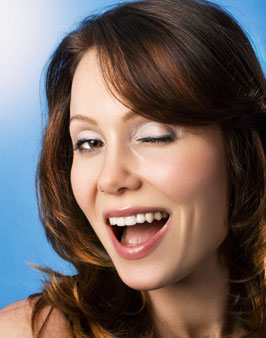
#> input picture Project2_CascadeClassifers/test-images/0407-flirting-move-wink_li.jpg, 266 x 338 px; its folder holds only this picture in this run
$ python detectwink.py test-images
#> lines starting #> are read from the running program, lines starting #| are printed output that depends on the picture
import numpy as np
import cv2
from os import listdir
from os.path import isfile, join
import sys

FONT = cv2.FONT_HERSHEY_SIMPLEX
FONT_SCALE = 1
FONT_COLOR = (255, 255, 255)
LINE_TYPE = 2

FACE_SCALE = 1.05
FACE_MIN_NB = 4
FACE_FLAGS = 0|cv2.CASCADE_SCALE_IMAGE
FACE_MINSIZE = (40, 40)

# Black face for eyes
EYE_SCALE = 1.15
EYE_MIN_NB = 4
EYE_FLAGS = 0 | cv2.CASCADE_SCALE_IMAGE
EYE_MINSIZE = (10, 10)
EYE_MAXSIZE = (150, 150)

EYE_SCALE2 = 1.02
EYE_MIN_NB2 = 1
EYE_FLAGS2 = 0 | cv2.CASCADE_SCALE_IMAGE
EYE_MINSIZE2 = (10, 10)
EYE_MAXSIZE2 = (150, 150)

SMALL = 0
LARGE = 1

def preprocessing_faces(img):

    img = cv2.cvtColor(img, cv2.COLOR_BGR2GRAY)
    clahe = cv2.createCLAHE(clipLimit=3.2, tileGridSize=(3,3))
    img = clahe.apply(img)

    # [6 lines of commented-out code are left out]

    return img

def preprocessing_eyes(img):

    img = cv2.cvtColor(img, cv2.COLOR_BGR2GRAY)
    # clahe = cv2.createCLAHE(clipLimit=3.0, tileGridSize=(5,5))
    clahe = cv2.createCLAHE(clipLimit=0.2, tileGridSize=(7,7))
    img = clahe.apply(img)
    return img

def preprocessing_eyes2(img):

    img = cv2.cvtColor(img, cv2.COLOR_BGR2GRAY)
    clahe = cv2.createCLAHE(clipLimit=1.7, tileGridSize=(6,6))
    img = clahe.apply(img)
    return img

def isOverlapping(x1, y1, w1, h1, x2, y2, w2, h2):
    # Rectangle 1
    topleft_x1 = x1
    topleft_y1 = y1
    bottomright_x1 = x1 + w1
    bottomright_y1 = y1 + h1

    # Rectangle 2
    topleft_x2 = x2
    topleft_y2 = y2
    bottomright_x2 = x2 + w2
    bottomright_y2 = y2 + h2

    # First check if rectangles are adjacent but not overlapping
    if topleft_x1 > bottomright_x2 or bottomright_x1 < topleft_x2:
        return False
    # Then check if rectangles are above/below but not overlapping
    elif bottomright_y1 < topleft_y2 or topleft_y1 > bottomright_y2:
        return False
    else:
        return True

def removeDups(boxes, keep=SMALL):

    unique = []
    while len(boxes) > 0:
        box = boxes.pop(0)

        overlapping = False
        for i in range(len(unique)):
            if isOverlapping(box[0],  # x1
                             box[1],  # y1
                             box[2],  # width1
                             box[3],  # height1
                             unique[i][0],  # x2
                             unique[i][1],  # y2
                             unique[i][2],  # width2
                             unique[i][3]): # height2
                    overlapping = True

                    if keep == SMALL:
                        if box[2]*box[3] < unique[i][2]*unique[i][3]:

                            unique[i] = box
                    else:

                        if box[2]*box[3] > unique[i][2]*unique[i][3]:
                            unique[i] = box
                    break
        # If it is overlapping, drop the box
        # Otherwise, add it to the unique boxes
        if not overlapping:
            unique.append(box)
    return unique

# Detect Eyes
def detect_eyes(frame, location, ROI, cascade):

    x = location[0]
    y = location[1]
    w = location[2]
    h = location[3]

    ROI1 = preprocessing_eyes(ROI)

    # Detect Multi-scale for EYES
    eyes = cascade.detectMultiScale(
        ROI1,
        EYE_SCALE,
        EYE_MIN_NB,
        EYE_FLAGS,
        EYE_MINSIZE,
        EYE_MAXSIZE)

    if len(eyes) > 0:
        eyes = removeDups(eyes.tolist(), keep=SMALL)
    else:
        eyes = []

    midx = x + int(round(w*0.5))
    midy = y + int(round(h*0.4))
    cv2.putText(frame, ".", (midx, midy), FONT, FONT_SCALE, FONT_COLOR, LINE_TYPE)

    count = 0
    for e in eyes:
        e[0] += location[0]
        e[1] += location[1]
        x, y, w, h = e[0], e[1], e[2], e[3]

        if y < midy:
            print("y: ", y)
            cv2.rectangle(frame, (x,y), (x+w,y+h), (0, 0, 255), 2)
            count += 1


    if count > 0:
        return count == 1    # number of eyes is one

    ROI2 = preprocessing_eyes2(ROI)
    # Detect Multi-scale for EYES
    eyes = cascade.detectMultiScale(
        ROI2,
        EYE_SCALE2,
        EYE_MIN_NB2,
        EYE_FLAGS2,
        EYE_MINSIZE2,
        EYE_MAXSIZE2)

    if len(eyes) > 0:
        eyes = removeDups(eyes.tolist(), keep=SMALL)
    else:
        eyes = []

    cv2.putText(frame, ".", (midx, midy), FONT, FONT_SCALE, FONT_COLOR, LINE_TYPE)

    count = 0
    for e in eyes:
        e[0] += location[0]
        e[1] += location[1]
        x, y, w, h = e[0], e[1], e[2], e[3]

        if y < midy:
            print("y: ", y)
            cv2.rectangle(frame, (x, y), (x + w, y + h), (0, 0, 255), 2)
            count += 1

    return count == 1

# Detect Faces
def detect_faces(frame, faceCascade, eyesCascade):
    gray_frame = preprocessing_faces(frame)

    faces = faceCascade.detectMultiScale(
        gray_frame,
        FACE_SCALE,
        FACE_MIN_NB,
        FACE_FLAGS,
        FACE_MINSIZE)

    detected = 0
    if len(faces) > 0:
        faces = removeDups(faces.tolist(), keep=LARGE)
    else:
        faces = []

    # For each of the detected faces, process the region of interest
    for f in faces:
        x, y, w, h = f[0], f[1], f[2], f[3]
        # Define the region of interest
        faceROI = frame[y:y+h, x:x+w]

        if isWinking(frame, x, y, w, h, faceROI, eyesCascade):
             detected = detected + 1

    return detected, len(faces)

# Check if the region of interest is a wink or simply a face
def isWinking(frame, x, y, w, h, faceROI, eyesCascade):

    if detect_eyes(frame, (x, y, w, h), faceROI, eyesCascade):
        cv2.rectangle(frame, (x, y), (x + w, y + h), (0, 255, 0), 2)
        return True
    else:
        cv2.rectangle(frame, (x, y), (x + w, y + h), (255, 255, 255), 2)
        return False

def run_on_folder(cascade1, cascade2, folder):
#> called with folder = 'test-images'
    if(folder[-1] != "/"):
        folder = folder + "/"
    files = [join(folder,f) for f in listdir(folder) if isfile(join(folder,f))]

    windowName = None
    winks = 0
    faces = 0
    for f in files:
        img = cv2.imread(f)
#> img is the input picture: shape (338, 266, 3); mean B, G, R 95, 99.1, 113.5
        if type(img) is np.ndarray:
            ctwink, ctface = detect_faces(img, cascade1, cascade2)
#> in preprocessing_faces, `img = cv2.cvtColor(img, cv2.COLOR_BGR2GRAY)`:
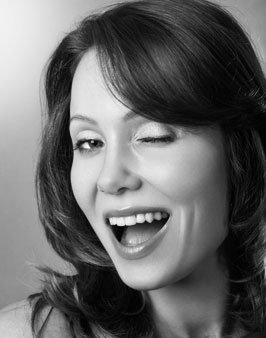
#> img: shape (338, 266); min 0, max 251, mean 102.9
#> in preprocessing_faces, `img = clahe.apply(img)`:
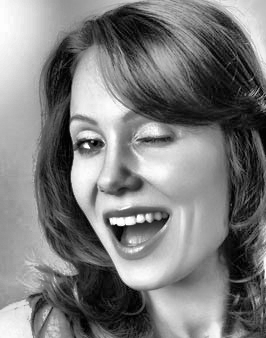
#> img: shape (338, 266); min 0, max 255, mean 124
#> in detect_faces, `faces = faceCascade.detectMultiScale( gray_frame, FACE_SCALE, FACE_MIN..`: faces = [[32, 71, 181, 181]]
#> the loop in detect_faces, `for f in faces:` made 1 pass
#| y:  125
#> pass 1, in detect_faces, `faceROI = frame[y:y+h, x:x+w]`:
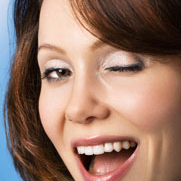
#> faceROI: shape (181, 181, 3); mean B, G, R 103.7, 117.8, 149.2
#> pass 1, in preprocessing_eyes, `img = cv2.cvtColor(img, cv2.COLOR_BGR2GRAY)`:
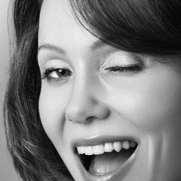
#> img: shape (181, 181); min 1, max 251, mean 125.6
#> after the loop in detect_faces, `for f in faces:`: detected = 1
#> ctwink = 1; ctface = 1
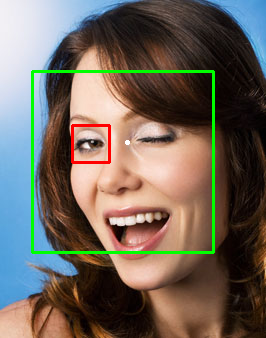
#> img: shape (338, 266, 3); mean B, G, R 91.5, 101.7, 110.9
            winks += ctwink
#> winks = 1
            faces += ctface
#> faces = 1
            if windowName != None:
                cv2.destroyWindow(windowName)
            windowName = f
            cv2.namedWindow(windowName, cv2.WINDOW_AUTOSIZE)

            cv2.imshow(windowName, img)
            cv2.waitKey(0)
    return winks, faces

def runonVideo(face_cascade, eyes_cascade):
    videocapture = cv2.VideoCapture(0)
    if not videocapture.isOpened():
        print("Can't open default video camera!")
        exit()

    windowName = "Live Video 1"
    showlive = True

    while(showlive):
        ret, frame = videocapture.read()

        if not ret:
            print("Can't capture frame")
            exit()

        detect_faces(frame, face_cascade, eyes_cascade)
        cv2.imshow(windowName, frame)

        if cv2.waitKey(30) >= 0:
            showlive = False

    # outside the while loop
    videocapture.release()
    cv2.destroyAllWindows()


if __name__ == "__main__":
    # check command line arguments: nothing or a folderpath
    if len(sys.argv) != 1 and len(sys.argv) != 2:
        print(sys.argv[0] + ": got " + len(sys.argv) - 1
              + "arguments. Expecting 0 or 1:[image-folder]")
        exit()

    # load pretrained cascades
    face_cascade = cv2.CascadeClassifier(cv2.data.haarcascades + 'haarcascade_frontalface_default.xml')
    eye_cascade = cv2.CascadeClassifier(cv2.data.haarcascades + 'haarcascade_eye.xml')

    if(len(sys.argv) == 2): # one argument
        folderName = sys.argv[1]
        winks, faces = run_on_folder(face_cascade, eye_cascade, folderName)
#> winks = 1; faces = 1
        print("Total number of faces: ", faces)
#| Total number of faces:  1
        print("Total number of winks: ", winks)
#| Total number of winks:  1
    else: # no arguments
        runonVideo(face_cascade, eye_cascade)

$ run again, on Project2_CascadeClassifers/test-images/13092058124.jpg
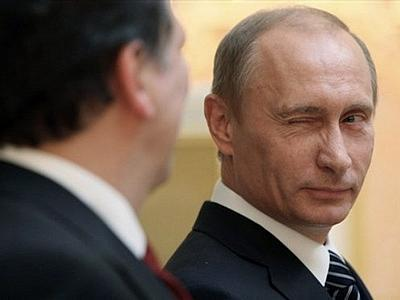
#> input picture Project2_CascadeClassifers/test-images/13092058124.jpg, 400 x 300 px
#> in run_on_folder, img is the input picture: shape (300, 400, 3); mean B, G, R 83.5, 97.9, 116.7
#> in detect_faces, `faces = faceCascade.detectMultiScale( gray_frame, FACE_SCALE, FACE_MIN..`: faces = [[265, 73, 129, 129]]
#> the loop in detect_faces, `for f in faces:` made 1 pass
#> (printed output is left out)
#> pass 1, in detect_faces, `faceROI = frame[y:y+h, x:x+w]`:
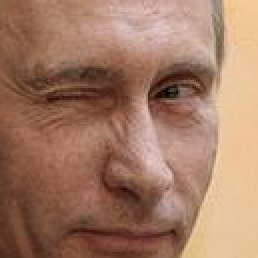
#> faceROI: shape (129, 129, 3) (shown 2 times larger); mean B, G, R 100.2, 121.6, 162.3
#> pass 1, in preprocessing_eyes, `img = clahe.apply(img)`:
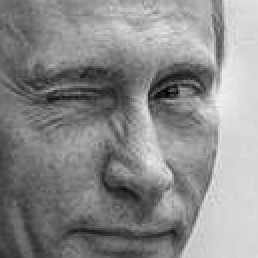
#> img: shape (129, 129) (shown 2 times larger); min 3, max 242, mean 138.4
#> after the loop in detect_faces, `for f in faces:`: detected = 1
#| Total number of faces:  1
#| Total number of winks:  1

$ run again, on Project2_CascadeClassifers/test-images/406px-Zoe_Lyons_Cigar_Wink_High_Res-crop.jpg
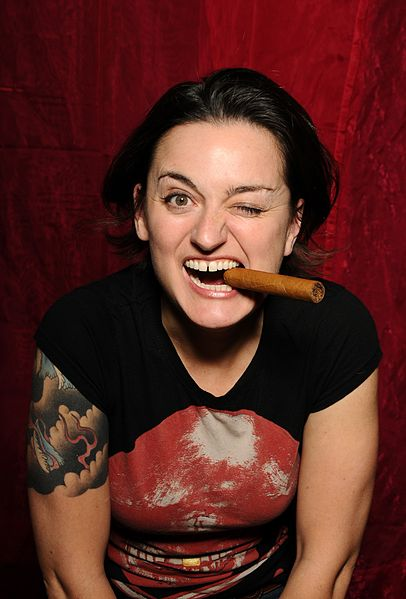
#> input picture Project2_CascadeClassifers/test-images/406px-Zoe_Lyons_Cigar_Wink_High_Res-crop.jpg, 406 x 599 px
#> in run_on_folder, img is the input picture: shape (599, 406, 3); mean B, G, R 34.1, 40, 87.9
#> in detect_faces, `faces = faceCascade.detectMultiScale( gray_frame, FACE_SCALE, FACE_MIN..`: faces = [[121, 128, 184, 184]]
#> the loop in detect_faces, `for f in faces:` made 1 pass
#> (printed output is left out)
#> pass 1, in detect_faces, `faceROI = frame[y:y+h, x:x+w]`:
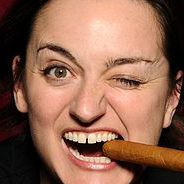
#> faceROI: shape (184, 184, 3); mean B, G, R 80.8, 101, 143.1
#> pass 1, in preprocessing_eyes, `img = cv2.cvtColor(img, cv2.COLOR_BGR2GRAY)`:
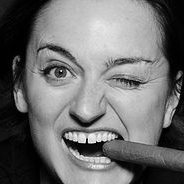
#> img: shape (184, 184); min 0, max 250, mean 111.3
#> after the loop in detect_faces, `for f in faces:`: detected = 1
#| Total number of faces:  1
#| Total number of winks:  1
